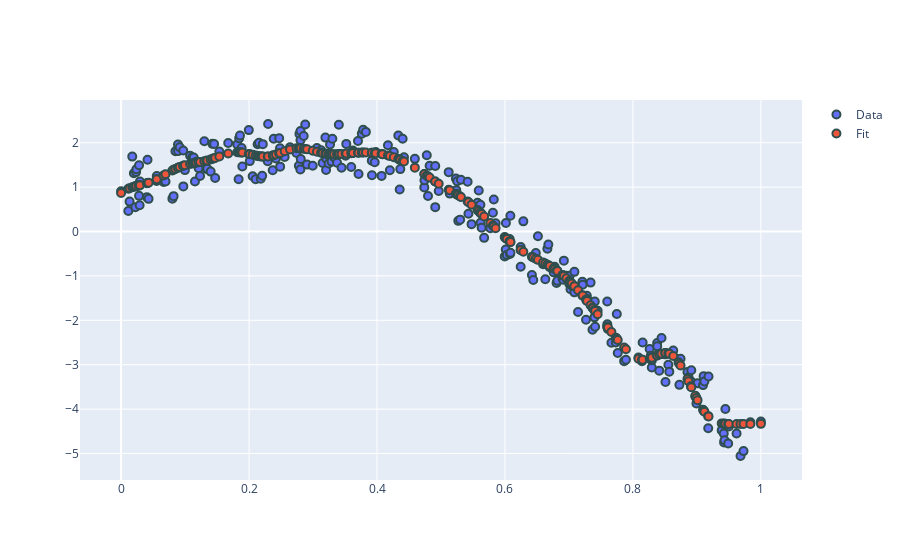

The notebook cell saved with this chart:
### Code cell
# test with different dataset
np.random.seed(41)
x = np.random.random(250)
x.sort()
xmax, xmin = x.max(), x.min()
x = x
x = (x - xmin) / (xmax - xmin)
noise = np.random.random(250)*1.25
y = 2*np.exp(-(x - 0.4)**2 / 0.1) - 5.5*x**2 + noise
n_param = 25
descr = ( ("s(1)", "peak", n_param, (0.01, 1000), "equidistant"), )
M = StarModel(description=descr)
M.fit(X=x.reshape(-1,1), y=y)

### Figure 1 — Plotly figure (JSON) as saved in the notebook; plotly's stock layout.template omitted (floating-point values rounded to 4 significant figures; data arrays with more than 128 entries replaced by an {"elided": "..."} marker saying what was removed)
{"data": [{"marker": {"line": {"color": "DarkSlateGrey", "width": 2}, "size": 8}, "mode": "markers", "name": "Data", "type": "scatter", "x": {"elided": "250 float values"}, "y": {"elided": "250 float values"}}, {"marker": {"line": {"color": "DarkSlateGrey", "width": 2}, "size": 8}, "mode": "markers", "name": "Fit", "type": "scatter", "x": {"elided": "250 float values"}, "y": {"elided": "250 float values"}}], "layout": {"autosize": true, "xaxis": {"autorange": true, "range": [-0.06105, 1.061], "type": "linear"}, "yaxis": {"autorange": true, "range": [-5.649, 3.015], "type": "linear"}}}
